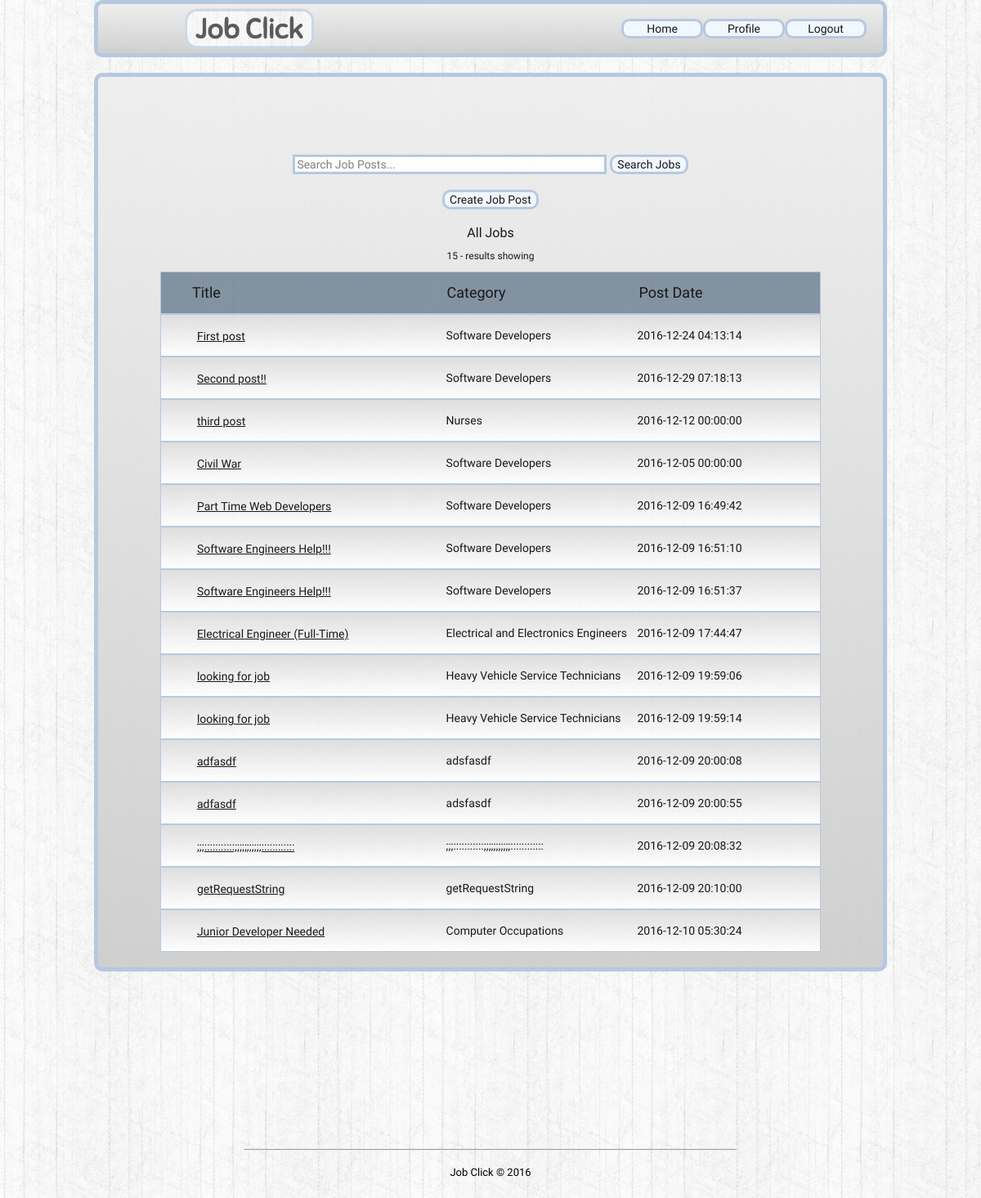
The app's page /JobClick/JobClickHome.php (signed in) with its own data.
### tables this page shows
CREATE TABLE `posts` (
  `id` int(11) NOT NULL,
  `username` varchar(25) DEFAULT NULL,
  `title` varchar(100) DEFAULT NULL,
  `date` datetime DEFAULT NULL,
  `category` varchar(100) DEFAULT NULL,
  `body` text,
  `rating` float DEFAULT NULL,
  `imageurl` text
);

### JobClick/JobClickHome.php (the view, shortened to what this page needs)
<!DOCTYPE html>
<html>
<head>
	<link rel = "stylesheet" type = "text/css" href = "JobClickHome.css">
</head>
<body>
	<div id="header">
		<img id="logo" src="JobClickLogo.png">
		<div id="navmenu">
			<span><form  method="get" action="JobClickHome.php">
				<input type="submit" value="Home">
			</form>	</span>
			<span><form  method="get" action="profile.php">
				<input type="submit" value="Profile">
			</form>	</span>
			<span><form  method="get" action="logout.php">
				<input type="submit" value="Logout">
			</form>	</span>
		</div>
	</div>
	<br>
	<div id="main">
		<br><br><br><br><br>
		<center>
			<form method="get" action="JobClickHome.php">
				<input list="jobs" type="search" name="category" placeholder="Search Job Posts..." / id="dropdown">
				<input type="submit" value="Search Jobs" id ="search">
			</form>
			<br
			<?php
			$connection = new mysqli("localhost", "alfonso222", "Ragnorok2", "jobclickdb");
			$query = mysqli_query($connection,"SELECT * FROM users WHERE id='".$_SESSION['user_id']."'");
			$user_row = mysqli_fetch_assoc($query);
			if($user_row['usertype'] == "Recruiter")
			{
				echo
				"
					<br>
					<form method='get' action='createpost.php'>
						<input type='submit' value='Create Job Post' id='createpost'>
					</form>
					<br>
				";
			}
			if (isset($_GET["category"]) && !empty($_GET["category"]))
			{
				$category = $_GET['category'];
				echo " Jobs in - '<u>".$category."'</u>";
				$query = mysqli_query($connection,"SELECT * FROM posts WHERE category= '".$category."' ");
				echo "<p style='font-size: 12px;'>".mysqli_num_rows($query)." - results showing</p>";
				echo
				"
					<div id='postheader'>
						<div id='block' style='width:40%;'>Title<br></div>
						<div id='block' style='width:30%;'>Category<br></div>
						<div id='block' style='width:25%;'>Post Date<br></div>
					</div>
				";
				while($post_array = mysqli_fetch_assoc($query))
				{
					echo
					"
					<div id='results'>
						<div id='block' style='width:40%;'>
							<form method='get' action ='post.php';>
								<input type='hidden' name='id' value='".$post_array["id"]."'>
								<input type='submit'  value='".$post_array["title"]."' id='submitbutton'>
							</form>
						</div>
						<div id='block' style='width:30%;'>".$post_array["category"]."<br><br></div>
						<div id='block' style='width:25%;'>".$post_array["date"]."<br><br></div>
					</div>
					";
				}
				$connection->close();
			}
			else
			{
				echo " All Jobs ";
				$query = mysqli_query($connection,"SELECT * FROM posts");
				echo "<p style='font-size: 12px;'>".mysqli_num_rows($query)." - results showing</p>";
				echo
				"
					<div id='postheader'>
						<div id='block' style='width:40%;'>Title<br></div>
						<div id='block' style='width:30%;'>Category<br></div>
						<div id='block' style='width:25%;'>Post Date<br></div>
					</div>
				";
				while($post_array = mysqli_fetch_assoc($query))
				{
					echo
					"
					<div id='results'>
						<div id='block' style='width:40%;'>
							<form method='get' action ='post.php';>
								<input type='hidden' name='id' value='".$post_array["id"]."'>
								<input type='submit'  value='".$post_array["title"]."' id='submitbutton'>
							</form>
						</div>
						<div id='block' style='width:30%;'>".$post_array["category"]."<br><br></div>
						<div id='block' style='width:25%;'>".$post_array["date"]."<br><br></div>
					</div>
					";
				}
			}
		?>
		<br>
		</center>
	</div>
	<br><br><br><br><br><br><br><br><br><br><br>
	<div id="footer">
	<hr width="50%">
	<p><font size="2">Job Click &#169; 2016</font></p>
	</div>
</body>
</html>

### JobClick/JobClickHome.css (style rules this page uses)
body { background-image: url("whitewood.jpg"); font-family: Sniglet; margin:0; padding:0; height:100%; }
img#logo { height: 50px; position: relative; top: 50%; -webkit-transform: translateY(-50%); -ms-transform: translateY(-50%); transform: translateY(-50%); margin-left: 100px; }
div#header { margin: 0 auto; height: 60px; background: rgb(238,238,238); background: -moz-linear-gradient(top, rgba(238,238,238,1) 0%, rgba(204,204,204,1) 100%); background: -webkit-linear-gradient(top, rgba(238,238,238,1) 0%,rgba(204,204,204,1) 100%); background: linear-gradient(to bottom, rgba(238,238,238,1) 0%,rgba(204,204,204,1) 100%); filter: progid:DXImageTransform.Microsoft.gradient( startColorstr='#eeeeee', endColorstr='#cccccc',GradientType=0 ); left: 0; right: 0; width: 80%; border-radius: 10px; border: 5px solid #B0C4DE; opacity: 0.9; }
div#navmenu { width: 320px; float: right; position: relative; top: 50%; -webkit-transform: translateY(-50%); -ms-transform: translateY(-50%); transform: translateY(-50%); }
div#navmenu input { background-color: #F0F8FF; width: 100px; border: 3px solid #B0C4DE; font-size: 14px; float: left; -webkit-transition-duration: 0.4s; transition-duration: 0.4s; border-radius: 10px; font-family: Sniglet; }
div#main { background: rgb(238,238,238); background: -moz-linear-gradient(top, rgba(238,238,238,1) 0%, rgba(204,204,204,1) 100%); background: -webkit-linear-gradient(top, rgba(238,238,238,1) 0%,rgba(204,204,204,1) 100%); background: linear-gradient(to bottom, rgba(238,238,238,1) 0%,rgba(204,204,204,1) 100%); filter: progid:DXImageTransform.Microsoft.gradient( startColorstr='#eeeeee', endColorstr='#cccccc',GradientType=0 ); opacity: 0.9; border: 5px solid #B0C4DE; width: 80%; margin: 0 auto; border-radius: 10px; text-align:center; }
input#search { background-color: #F0F8FF; border: 3px solid #B0C4DE; font-size: 14px; -webkit-transition-duration: 0.4s; transition-duration: 0.4s; border-radius: 10px; font-family: Sniglet; }
input#dropdown { border: 3px solid #B0C4DE; font-size: 14px; font-family: Sniglet; width: 40%; }
div#footer { bottom: 0px; width:100%; height:60px; text-align: center; }
div#results { text-align: left; width: 80%; border: 1px solid #B0C4DE; font-size: 14px; background-color: #F0F8FF; font-family: Sniglet; background: -webkit-linear-gradient(#DCDCDC, white); background: -o-linear-gradient(#DCDCDC, white); background: -moz-linear-gradient(#DCDCDC, white); background: linear-gradient(#DCDCDC, white); padding-left: 1cm; }
div#postheader { width: 80%; font-size: 18px; border: 1px solid #B0C4DE; background-color: #778899; padding-left: 1cm; text-align: left; }
input#submitbutton { -webkit-transition-duration: 0.4s; transition-duration: 0.4s; background:none; border:none; font: inherit; text-decoration: underline; }
div#block { display: inline-block; height: 50px; line-height: 50px; vertical-align: middle; }
input#createpost { background-color: #F0F8FF; border: 3px solid #B0C4DE; font-size: 14px; -webkit-transition-duration: 0.4s; transition-duration: 0.4s; border-radius: 10px; font-family: Sniglet; margin: 0 auto; }

### records on screen
posts: title "First post", category "Software Developers", date "2016-12-24 04:13:14"
posts: title "Second post!!", category "Software Developers", date "2016-12-29 07:18:13"
posts: title "third post", category "Nurses", date "2016-12-12 00:00:00"
posts: title "Civil War", category "Software Developers", date "2016-12-05 00:00:00"
posts: title "Part Time Web Developers", category "Software Developers", date "2016-12-09 16:49:42"
posts: title "Software Engineers Help!!!", category "Software Developers", date "2016-12-09 16:51:10"
posts: title "Software Engineers Help!!!", category "Software Developers", date "2016-12-09 16:51:37"
posts: title "Electrical Engineer (Full-Time)", category "Electrical and Electronics Engineers", date "2016-12-09 17:44:47"
posts: title "looking for job", category "Heavy Vehicle Service Technicians", date "2016-12-09 19:59:06"
posts: title "looking for job", category "Heavy Vehicle Service Technicians", date "2016-12-09 19:59:14"
posts: title "adfasdf", category "adsfasdf", date "2016-12-09 20:00:08"
posts: title "adfasdf", category "adsfasdf", date "2016-12-09 20:00:55"
posts: title ";;;:::::::::::;;;;;;;;;;;::::::::::::", category ";;;:::::::::::;;;;;;;;;;;::::::::::::", date "2016-12-09 20:08:32"
posts: title "getRequestString", category "getRequestString", date "2016-12-09 20:10:00"
posts: title "Junior Developer Needed", category "Computer Occupations", date "2016-12-10 05:30:24"

### other values on screen
mysqli_num_rows($query) "15"
